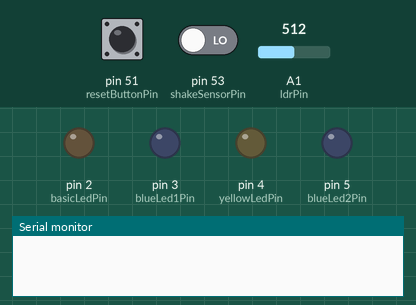
This program was run on a simulated Arduino Mega 2560, built with avr-gcc and run on an emulated ATmega2560. Parts: output pins drawn as LEDs (lit = HIGH), the last lines printed to the serial monitor. Dashed ring = blinking. The test bench sets the inputs (shaded band); at power-on: pin 53 (shakeSensorPin) LOW, A1 (ldrPin) = 512, pin 51 (resetButtonPin) HIGH.

Above: at 1.2 s.
1.3 s: pin 53 (shakeSensorPin) driven HIGH
At 1.7 s:
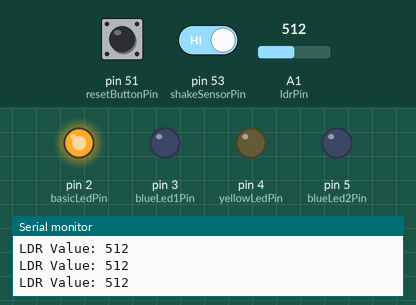
2.8 s: A1 (ldrPin) set to 790
4.3 s: A1 (ldrPin) set to 811
At 4.7 s:
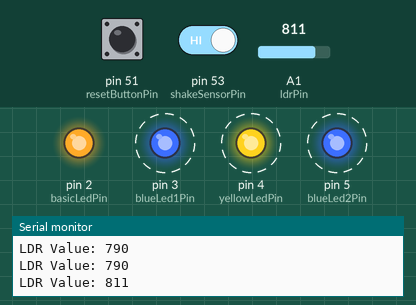
7.3 s: pin 51 (resetButtonPin) pulled LOW for 3.2 s
At 8.2 s:
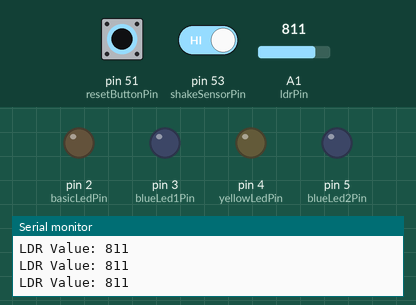
Timing chart, 0 to 13.0 s (numbered marks = the images above; inputs shaded):
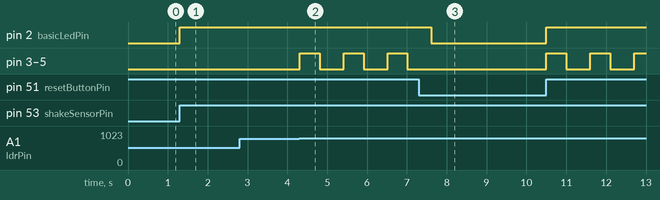

The program:

main.cpp
```cpp
#include <Arduino.h>

const int shakeSensorPin = 53; // shake sensor
const int ldrPin = A1;        //  LDR
const int basicLedPin = 2;    // basic LED
const int blueLed1Pin = 3;    // first blue LED
const int blueLed2Pin = 5;    // second blue LED
const int yellowLedPin = 4;   // yellow LED
const int resetButtonPin = 51; // reset button

// Thresholds
const int ldrThreshold = 800;

bool alarmTriggered = false;

void setup() {
  pinMode(shakeSensorPin, INPUT);
  pinMode(basicLedPin, OUTPUT);
  pinMode(blueLed1Pin, OUTPUT);
  pinMode(blueLed2Pin, OUTPUT);
  pinMode(yellowLedPin, OUTPUT);
  pinMode(resetButtonPin, INPUT_PULLUP);

  Serial.begin(9600);
}

void loop() {
  // Check if the reset button is pressed
  if (digitalRead(resetButtonPin) == LOW) {
    // Reset the alarm
    alarmTriggered = false;
    digitalWrite(basicLedPin, LOW);
    digitalWrite(blueLed1Pin, LOW);
    digitalWrite(blueLed2Pin, LOW);
    digitalWrite(yellowLedPin, LOW);
    return;
  }

  // Read the shake sensor
  int shakeValue = digitalRead(shakeSensorPin);
  if (shakeValue == HIGH) {
    digitalWrite(basicLedPin, HIGH);

    // Read the LDR value
    int ldrValue = analogRead(ldrPin);
    Serial.print("LDR Value: ");
    Serial.println(ldrValue);

    // Check if the LDR value exceeds the threshold
    if (ldrValue > ldrThreshold) {
      alarmTriggered = true;
    }
  }

  // If the alarm is triggered, make the LEDs blink(ALARM)
  if (alarmTriggered) {
    digitalWrite(blueLed1Pin, HIGH);
    digitalWrite(blueLed2Pin, HIGH);
    digitalWrite(yellowLedPin, HIGH);
    delay(500);
    digitalWrite(blueLed1Pin, LOW);
    digitalWrite(blueLed2Pin, LOW);
    digitalWrite(yellowLedPin, LOW);
    delay(500);
  }

  // Small delay to debounce the shake sensor
  delay(100);
}
```

Measured:
- the behaviour switches between 800 and 801 on A1 (ldrPin) (found by bisection; images 1 and 2)
- after the input at 1.3 s, pin 2 (basicLedPin): LOW → HIGH at once
- after the input at 4.3 s, pin 3 (blueLed1Pin), pin 4 (yellowLedPin), pin 5 (blueLed2Pin): alternates HIGH for 0.50 s and LOW for 0.60 s, starting at once
- after the input at 7.3 s, pin 2 (basicLedPin): HIGH → LOW after 0.31 s, → HIGH 2.9 s later
